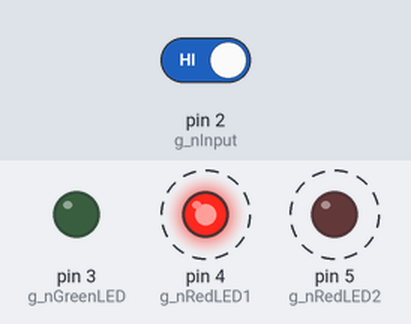
A sketch run on a simulated Arduino Uno, built with avr-gcc and run on an emulated ATmega328P. Shown: output pins drawn as LEDs (lit = HIGH). Dashed ring = blinking. The inputs (shaded band) are chosen by the test bench; at power-on: pin 2 (g_nInput) HIGH.

Above: at 1.8 s.
1.9 s: pin 2 (g_nInput) driven LOW
At 2.3 s:
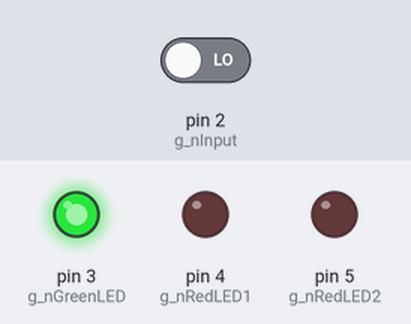
3.5 s: pin 2 (g_nInput) driven HIGH
At 3.62 s:
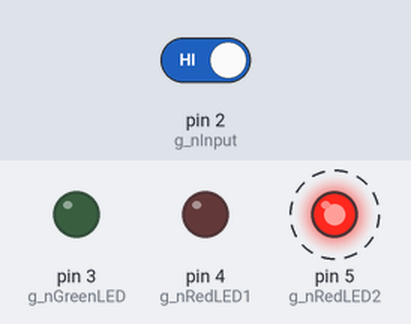
Timing chart, 0 to 12.5 s (numbered marks = the images above; inputs shaded):
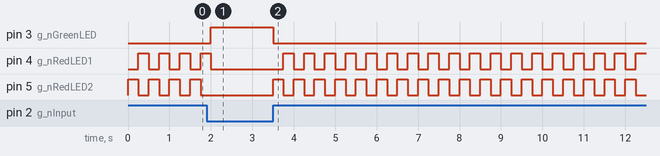

Measured:
- after the input at 1.9 s, pin 3 (g_nGreenLED): LOW → HIGH after 0.10 s; pin 4 (g_nRedLED1): goes on until 2.0 s, then stays LOW; pin 5 (g_nRedLED2): stops changing and stays LOW
- after the input at 3.5 s, pin 3 (g_nGreenLED): HIGH → LOW at once; pin 4 (g_nRedLED1): alternates HIGH for 0.25 s and LOW for 0.25 s, starting after 0.25 s; pin 5 (g_nRedLED2): alternates HIGH for 0.25 s and LOW for 0.25 s, starting at once
- by itself, pin 4 (g_nRedLED1), pin 5 (g_nRedLED2): alternates HIGH for 0.25 s and LOW for 0.25 s

The sketch:

Project2.ino
```cpp
// Spaceship interface
int g_nInput = 2;
int g_nGreenLED = 3;
int g_nRedLED1 = 4;
int g_nRedLED2 = 5;
int g_nSwitchState = LOW;

void setup()
{
    pinMode(g_nGreenLED, OUTPUT);
    pinMode(g_nRedLED1, OUTPUT);
    pinMode(g_nRedLED2, OUTPUT);
    pinMode(g_nInput, INPUT);
}

void loop()
{
  if (digitalRead(g_nInput) == LOW)
  {
    digitalWrite(g_nGreenLED, HIGH);
    digitalWrite(g_nRedLED1, LOW);
    digitalWrite(g_nRedLED2, LOW);
  }
  else
  {
    digitalWrite(g_nGreenLED, LOW);
    digitalWrite(g_nRedLED1, LOW);
    digitalWrite(g_nRedLED2, HIGH);

    delay(250);
    digitalWrite(g_nRedLED1, HIGH);
    digitalWrite(g_nRedLED2, LOW);
    delay(250);
  }
}
```
